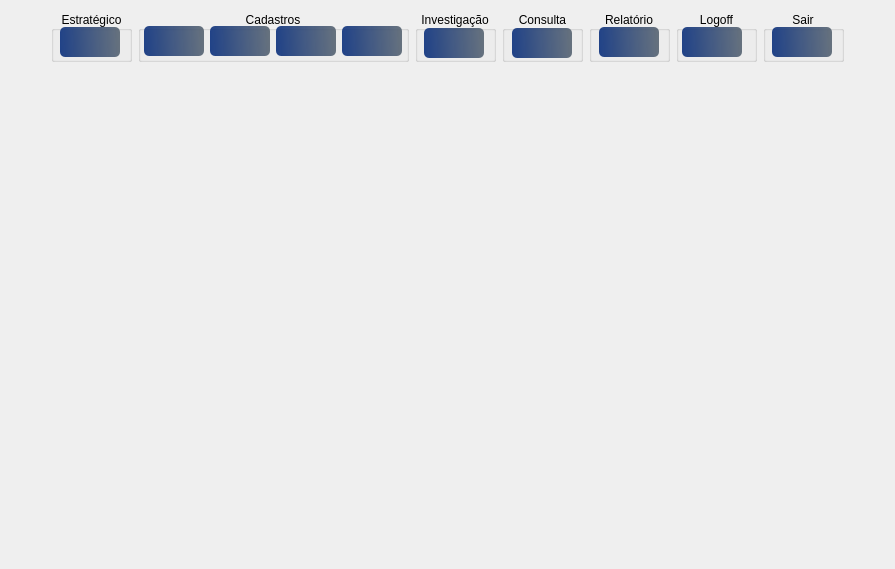
     <widget class="QWidget" name="page_6">
      <layout class="QGridLayout" name="gridLayout_11">
       <item row="0" column="0">
        <layout class="QVBoxLayout" name="verticalLayout_7">
         <item>
          <layout class="QHBoxLayout" name="horizontalLayout_12">
           <item>
            <spacer name="horizontalSpacer_20">
             <property name="orientation">
              <enum>Qt::Horizontal</enum>
             </property>
             <property name="sizeHint" stdset="0">
              <size>
               <width>40</width>
               <height>20</height>
              </size>
             </property>
            </spacer>
           </item>
           <item>
            <layout class="QHBoxLayout" name="horizontalLayout_7">
             <item>
              <widget class="QGroupBox" name="groupBox_5">
               <property name="minimumSize">
                <size>
                 <width>81</width>
                 <height>51</height>
                </size>
               </property>
               <property name="maximumSize">
                <size>
                 <width>81</width>
                 <height>51</height>
                </size>
               </property>
               <property name="title">
                <string>Estratégico</string>
               </property>
               <property name="alignment">
                <set>Qt::AlignCenter</set>
               </property>
               <widget class="QPushButton" name="btn_dashboard">
                <property name="geometry">
                 <rect>
                  <x>9</x>
                  <y>16</y>
                  <width>60</width>
                  <height>30</height>
                 </rect>
                </property>
                <property name="minimumSize">
                 <size>
                  <width>60</width>
                  <height>30</height>
                 </size>
                </property>
                <property name="maximumSize">
                 <size>
                  <width>60</width>
                  <height>30</height>
                 </size>
                </property>
                <property name="font">
                 <font>
                  <family>Reem Kufi</family>
                  <bold>false</bold>
                 </font>
                </property>
                <property name="toolTip">
                 <string>&lt;html&gt;&lt;head/&gt;&lt;body&gt;&lt;p align=&quot;center&quot;&gt;&lt;span style=&quot; font-size:7pt;&quot;&gt;GERENCIAMENTO DE INFORMAÇÕES&lt;/span&gt;&lt;/p&gt;&lt;/body&gt;&lt;/html&gt;</string>
                </property>
                <property name="statusTip">
                 <string/>
                </property>
                <property name="styleSheet">
                 <string notr="true">QPushButton#btn_dashboard{
	background-color: qlineargradient(spread:pad, x1:0, y1:0.505682, x2:1, y2:0.477, stop:0 rgba(0, 39,119, 219), stop:1 rgba(85, 98, 112, 226));
	color:rgba(255, 255, 255, 210);
	border-radius: 5px;
}
QPushButton#btn_dashboard:hover{
	background-color: qlineargradient(spread:pad, x1:0, y1:0.505682,x2:1,y2:0.477, stop:0 rgba(150, 123, 111, 219), stop:1 rgba(85, 81, 84, 226));
}
QPushButton#btn_dashboard:pressed{
	padding-left:5px;
	padding -top:5px;
	background-color:rgba(150, 123, 111, 255);
}</string>
                </property>
                <property name="text">
                 <string extracomment="Dashboard"/>
                </property>
                <property name="icon">
                 <iconset resource="../FNEA/image/Icones/Outros.qrc">
                  <normaloff>:/Imagem/dashboard (1).png</normaloff>:/Imagem/dashboard (1).png</iconset>
                </property>
                <property name="iconSize">
                 <size>
                  <width>24</width>
                  <height>24</height>
                 </size>
                </property>
               </widget>
              </widget>
             </item>
             <item>
              <widget class="QGroupBox" name="groupBox_6">
               <property name="minimumSize">
                <size>
                 <width>271</width>
                 <height>51</height>
                </size>
               </property>
               <property name="maximumSize">
                <size>
                 <width>271</width>
                 <height>51</height>
                </size>
               </property>
               <property name="title">
                <string>Cadastros</string>
               </property>
               <property name="alignment">
                <set>Qt::AlignCenter</set>
               </property>
               <widget class="QWidget" name="layoutWidget_3">
                <property name="geometry">
                 <rect>
                  <x>6</x>
                  <y>14</y>
                  <width>260</width>
                  <height>32</height>
                 </rect>
                </property>
                <layout class="QHBoxLayout" name="horizontalLayout_27">
                 <item>
                  <widget class="QPushButton" name="btn_notifica">
                   <property name="minimumSize">
                    <size>
                     <width>60</width>
                     <height>30</height>
                    </size>
                   </property>
                   <property name="maximumSize">
                    <size>
                     <width>60</width>
                     <height>30</height>
                    </size>
                   </property>
                   <property name="font">
                    <font>
                     <family>Reem Kufi</family>
                     <pointsize>8</pointsize>
                     <bold>false</bold>
                    </font>
                   </property>
                   <property name="toolTip">
                    <string>&lt;html&gt;&lt;head/&gt;&lt;body&gt;&lt;p align=&quot;center&quot;&gt;&lt;span style=&quot; font-size:7pt;&quot;&gt;FORMULÁRIO DE NOTIFICAÇÃO&lt;/span&gt;&lt;/p&gt;&lt;/body&gt;&lt;/html&gt;</string>
                   </property>
                   <property name="styleSheet">
                    <string notr="true">QPushButton#btn_notifica{
	background-color: qlineargradient(spread:pad, x1:0, y1:0.505682, x2:1, y2:0.477, stop:0 rgba(0, 39,119, 219), stop:1 rgba(85, 98, 112, 226));
	color:rgba(255, 255, 255, 210);
	border-radius: 5px;
}
QPushButton#btn_notifica:hover{
	background-color: qlineargradient(spread:pad, x1:0, y1:0.505682,x2:1,y2:0.477, stop:0 rgba(150, 123, 111, 219), stop:1 rgba(85, 81, 84, 226));
}
QPushButton#btn_notifica:pressed{
	padding-left:5px;
	padding -top:5px;
	background-color:rgba(150, 123, 111, 255);
}</string>
                   </property>
                   <property name="text">
                    <string/>
                   </property>
                   <property name="icon">
                    <iconset resource="../FNEA/image/Icones/Outros.qrc">
                     <normaloff>:/Imagem/prancheta.png</normaloff>:/Imagem/prancheta.png</iconset>
                   </property>
                   <property name="iconSize">
                    <size>
                     <width>24</width>
                     <height>24</height>
                    </size>
                   </property>
                  </widget>
                 </item>
                 <item>
                  <widget class="QPushButton" name="btn_usuarios">
                   <property name="minimumSize">
                    <size>
                     <width>60</width>
                     <height>30</height>
                    </size>
                   </property>
                   <property name="maximumSize">
                    <size>
                     <width>60</width>
                     <height>30</height>
                    </size>
                   </property>
                   <property name="font">
                    <font>
                     <family>Reem Kufi</family>
                     <pointsize>8</pointsize>
                     <bold>false</bold>
                    </font>
                   </property>
                   <property name="styleSheet">
                    <string notr="true">QPushButton#btn_usuarios{
	background-color: qlineargradient(spread:pad, x1:0, y1:0.505682, x2:1, y2:0.477, stop:0 rgba(0, 39,119, 219), stop:1 rgba(85, 98, 112, 226));
	color:rgba(255, 255, 255, 210);
	border-radius: 5px;
}
QPushButton#btn_usuarios:hover{
	background-color: qlineargradient(spread:pad, x1:0, y1:0.505682,x2:1,y2:0.477, stop:0 rgba(150, 123, 111, 219), stop:1 rgba(85, 81, 84, 226));
}
QPushButton#btn_usuarios:pressed{
	padding-left:5px;
	padding -top:5px;
	background-color:rgba(150, 123, 111, 255);
}</string>
                   </property>
                   <property name="text">
                    <string/>
                   </property>
                   <property name="icon">
                    <iconset resource="../FNEA/image/Icones/Outros.qrc">
                     <normaloff>:/Imagem/password.png</normaloff>:/Imagem/password.png</iconset>
                   </property>
                   <property name="iconSize">
                    <size>
                     <width>24</width>
                     <height>24</height>
                    </size>
                   </property>
                  </widget>
                 </item>
                 <item>
                  <widget class="QPushButton" name="btn_setor">
                   <property name="minimumSize">
                    <size>
                     <width>60</width>
                     <height>30</height>
                    </size>
                   </property>
                   <property name="maximumSize">
                    <size>
                     <width>60</width>
                     <height>30</height>
                    </size>
                   </property>
                   <property name="font">
                    <font>
                     <family>Reem Kufi</family>
                     <pointsize>8</pointsize>
                     <bold>false</bold>
                    </font>
                   </property>
                   <property name="styleSheet">
                    <string notr="true">QPushButton#btn_setor{
	background-color: qlineargradient(spread:pad, x1:0, y1:0.505682, x2:1, y2:0.477, stop:0 rgba(0, 39,119, 219), stop:1 rgba(85, 98, 112, 226));
	color:rgba(255, 255, 255, 210);
	border-radius: 5px;
}
QPushButton#btn_setor:hover{
	background-color: qlineargradient(spread:pad, x1:0, y1:0.505682,x2:1,y2:0.477, stop:0 rgba(150, 123, 111, 219), stop:1 rgba(85, 81, 84, 226));
}
QPushButton#btn_setor:pressed{
	padding-left:5px;
	padding -top:5px;
	background-color:rgba(150, 123, 111, 255);
}</string>
                   </property>
                   <property name="text">
                    <string/>
                   </property>
                   <property name="icon">
                    <iconset resource="../FNEA/image/Icones/Outros.qrc">
                     <normaloff>:/Imagem/grafico-de-setores.png</normaloff>:/Imagem/grafico-de-setores.png</iconset>
                   </property>
                   <property name="iconSize">
                    <size>
                     <width>24</width>
                     <height>24</height>
                    </size>
                   </property>
                  </widget>
                 </item>
                 <item>
                  <widget class="QPushButton" name="btn_email">
                   <property name="minimumSize">
                    <size>
                     <width>60</width>
                     <height>30</height>
                    </size>
                   </property>
                   <property name="maximumSize">
                    <size>
                     <width>60</width>
                     <height>30</height>
                    </size>
                   </property>
                   <property name="font">
                    <font>
                     <family>Reem Kufi</family>
                     <pointsize>8</pointsize>
                     <bold>false</bold>
                    </font>
                   </property>
                   <property name="styleSheet">
                    <string notr="true">QPushButton#btn_email{
	background-color: qlineargradient(spread:pad, x1:0, y1:0.505682, x2:1, y2:0.477, stop:0 rgba(0, 39,119, 219), stop:1 rgba(85, 98, 112, 226));
	color:rgba(255, 255, 255, 210);
	border-radius: 5px;
}
QPushButton#btn_email:hover{
	background-color: qlineargradient(spread:pad, x1:0, y1:0.505682,x2:1,y2:0.477, stop:0 rgba(150, 123, 111, 219), stop:1 rgba(85, 81, 84, 226));
}
QPushButton#btn_email:pressed{
	padding-left:5px;
	padding -top:5px;
	background-color:rgba(150, 123, 111, 255);
}</string>
                   </property>
                   <property name="text">
                    <string/>
                   </property>
                   <property name="icon">
                    <iconset resource="../FNEA/image/Icones/Outros.qrc">
                     <normaloff>:/Imagem/marketing-de-email (1).png</normaloff>:/Imagem/marketing-de-email (1).png</iconset>
                   </property>
                   <property name="iconSize">
                    <size>
                     <width>24</width>
                     <height>24</height>
                    </size>
                   </property>
                  </widget>
                 </item>
                </layout>
               </widget>
              </widget>
             </item>
             <item>
              <widget class="QGroupBox" name="groupBox_7">
               <property name="minimumSize">
                <size>
                 <width>81</width>
                 <height>51</height>
                </size>
               </property>
               <property name="maximumSize">
                <size>
                 <width>81</width>
                 <height>51</height>
                </size>
               </property>
               <property name="title">
                <string>Investigação</string>
               </property>
               <property name="alignment">
                <set>Qt::AlignCenter</set>
               </property>
               <widget class="QPushButton" name="btn_investigar">
                <property name="enabled">
                 <bool>true</bool>
                </property>
                <property name="geometry">
                 <rect>
                  <x>9</x>
                  <y>17</y>
                  <width>60</width>
                  <height>30</height>
                 </rect>
                </property>
                <property name="minimumSize">
                 <size>
                  <width>60</width>
                  <height>30</height>
                 </size>
                </property>
                <property name="maximumSize">
                 <size>
                  <width>60</width>
                  <height>30</height>
                 </size>
                </property>
                <property name="font">
                 <font>
                  <family>Reem Kufi</family>
                  <pointsize>8</pointsize>
                  <bold>false</bold>
                 </font>
                </property>
                <property name="toolTip">
                 <string>&lt;html&gt;&lt;head/&gt;&lt;body&gt;&lt;p align=&quot;center&quot;&gt;&lt;span style=&quot; font-size:7pt;&quot;&gt;FORMULÁRIO DE INVESTIGAÇÃO&lt;/span&gt;&lt;/p&gt;&lt;/body&gt;&lt;/html&gt;</string>
                </property>
                <property name="styleSheet">
                 <string notr="true">QPushButton#btn_investigar{
	background-color: qlineargradient(spread:pad, x1:0, y1:0.505682, x2:1, y2:0.477, stop:0 rgba(0, 39,119, 219), stop:1 rgba(85, 98, 112, 226));
	color:rgba(255, 255, 255, 210);
	border-radius: 5px;
}
QPushButton#btn_investigar:hover{
	background-color: qlineargradient(spread:pad, x1:0, y1:0.505682,x2:1,y2:0.477, stop:0 rgba(150, 123, 111, 219), stop:1 rgba(85, 81, 84, 226));
}
QPushButton#btn_investigar:pressed{
	padding-left:5px;
	padding -top:5px;
	background-color:rgba(150, 123, 111, 255);
}</string>
                </property>
                <property name="text">
                 <string/>
                </property>
                <property name="icon">
                 <iconset resource="../FNEA/image/Icones/Outros.qrc">
                  <normaloff>:/Imagem/investigacao.png</normaloff>:/Imagem/investigacao.png</iconset>
                </property>
                <property name="iconSize">
                 <size>
                  <width>24</width>
                  <height>24</height>
                 </size>
                </property>
                <property name="default">
                 <bool>false</bool>
                </property>
               </widget>
              </widget>
             </item>
             <item>
              <widget class="QGroupBox" name="groupBox_8">
               <property name="minimumSize">
                <size>
                 <width>81</width>
                 <height>51</height>
                </size>
               </property>
               <property name="maximumSize">
                <size>
                 <width>81</width>
                 <height>51</height>
                </size>
               </property>
               <property name="title">
                <string>Consulta</string>
               </property>
               <property name="alignment">
                <set>Qt::AlignCenter</set>
               </property>
               <widget class="QPushButton" name="btn_consultar">
                <property name="geometry">
                 <rect>
                  <x>10</x>
                  <y>17</y>
                  <width>60</width>
                  <height>30</height>
                 </rect>
                </property>
                <property name="minimumSize">
                 <size>
                  <width>60</width>
                  <height>30</height>
                 </size>
                </property>
                <property name="maximumSize">
                 <size>
                  <width>60</width>
                  <height>30</height>
                 </size>
                </property>
                <property name="font">
                 <font>
                  <family>Reem Kufi</family>
                  <pointsize>8</pointsize>
                  <bold>false</bold>
                 </font>
                </property>
                <property name="toolTip">
                 <string>&lt;html&gt;&lt;head/&gt;&lt;body&gt;&lt;p align=&quot;center&quot;&gt;&lt;span style=&quot; font-size:7pt;&quot;&gt;CONSULTA DE NOTIFICAÇÃO&lt;/span&gt;&lt;/p&gt;&lt;/body&gt;&lt;/html&gt;</string>
                </property>
                <property name="styleSheet">
                 <string notr="true">QPushButton#btn_consultar{
	background-color: qlineargradient(spread:pad, x1:0, y1:0.505682, x2:1, y2:0.477, stop:0 rgba(0, 39,119, 219), stop:1 rgba(85, 98, 112, 226));
	color:rgba(255, 255, 255, 210);
	border-radius: 5px;
}
QPushButton#btn_consultar:hover{
	background-color: qlineargradient(spread:pad, x1:0, y1:0.505682,x2:1,y2:0.477, stop:0 rgba(150, 123, 111, 219), stop:1 rgba(85, 81, 84, 226));
}
QPushButton#btn_consultar:pressed{
	padding-left:5px;
	padding -top:5px;
	background-color:rgba(150, 123, 111, 255);
}</string>
                </property>
                <property name="text">
                 <string/>
                </property>
                <property name="icon">
                 <iconset resource="../FNEA/image/Icones/Outros.qrc">
                  <normaloff>:/Imagem/pesquisa-de-dados (1).png</normaloff>:/Imagem/pesquisa-de-dados (1).png</iconset>
                </property>
                <property name="iconSize">
                 <size>
                  <width>24</width>
                  <height>24</height>
                 </size>
                </property>
               </widget>
              </widget>
             </item>
             <item>
              <widget class="QGroupBox" name="groupBox_9">
               <property name="minimumSize">
                <size>
                 <width>81</width>
                 <height>51</height>
                </size>
               </property>
               <property name="maximumSize">
                <size>
                 <width>81</width>
                 <height>51</height>
                </size>
               </property>
               <property name="title">
                <string>Relatório</string>
               </property>
               <property name="alignment">
                <set>Qt::AlignCenter</set>
               </property>
               <widget class="QPushButton" name="btn_relatorio_2">
                <property name="enabled">
                 <bool>true</bool>
                </property>
                <property name="geometry">
                 <rect>
                  <x>10</x>
                  <y>16</y>
                  <width>60</width>
                  <height>30</height>
                 </rect>
                </property>
                <property name="minimumSize">
                 <size>
                  <width>60</width>
                  <height>30</height>
                 </size>
                </property>
                <property name="maximumSize">
                 <size>
                  <width>60</width>
                  <height>30</height>
                 </size>
                </property>
                <property name="font">
                 <font>
                  <family>Reem Kufi</family>
                  <pointsize>8</pointsize>
                  <bold>false</bold>
                 </font>
                </property>
                <property name="styleSheet">
                 <string notr="true">QPushButton#btn_relatorio_2{
	background-color: qlineargradient(spread:pad, x1:0, y1:0.505682, x2:1, y2:0.477, stop:0 rgba(0, 39,119, 219), stop:1 rgba(85, 98, 112, 226));
	color:rgba(255, 255, 255, 210);
	border-radius: 5px;
}
QPushButton#btn_relatorio_2:hover{
	background-color: qlineargradient(spread:pad, x1:0, y1:0.505682,x2:1,y2:0.477, stop:0 rgba(150, 123, 111, 219), stop:1 rgba(85, 81, 84, 226));
}
QPushButton#btn_relatorio_2:pressed{
	padding-left:5px;
	padding -top:5px;
	background-color:rgba(150, 123, 111, 255);
}</string>
                </property>
                <property name="text">
                 <string/>
                </property>
                <property name="icon">
                 <iconset resource="../FNEA/image/Icones/Outros.qrc">
                  <normaloff>:/Imagem/relatorio-de-negocios.png</normaloff>:/Imagem/relatorio-de-negocios.png</iconset>
                </property>
                <property name="iconSize">
                 <size>
                  <width>24</width>
                  <height>24</height>
                 </size>
                </property>
               </widget>
              </widget>
             </item>
             <item>
              <layout class="QHBoxLayout" name="horizontalLayout_32">
               <item>
                <widget class="QGroupBox" name="groupBox_10">
                 <property name="minimumSize">
                  <size>
                   <width>81</width>
                   <height>51</height>
                  </size>
                 </property>
                 <property name="maximumSize">
                  <size>
                   <width>81</width>
                   <height>51</height>
                  </size>
                 </property>
                 <property name="title">
                  <string>Logoff</string>
                 </property>
                 <property name="alignment">
                  <set>Qt::AlignCenter</set>
                 </property>
                 <widget class="QPushButton" name="btn_logoff">
                  <property name="geometry">
                   <rect>
                    <x>6</x>
                    <y>16</y>
                    <width>60</width>
                    <height>30</height>
                   </rect>
                  </property>
                  <property name="minimumSize">
                   <size>
                    <width>60</width>
                    <height>30</height>
                   </size>
                  </property>
                  <property name="maximumSize">
                   <size>
                    <width>60</width>
                    <height>30</height>
                   </size>
                  </property>
                  <property name="font">
                   <font>
                    <family>Reem Kufi</family>
                    <pointsize>8</pointsize>
                    <bold>false</bold>
                   </font>
                  </property>
                  <property name="styleSheet">
                   <string notr="true">QPushButton#btn_logoff{
	background-color: qlineargradient(spread:pad, x1:0, y1:0.505682, x2:1, y2:0.477, stop:0 rgba(0, 39,119, 219), stop:1 rgba(85, 98, 112, 226));
	color:rgba(255, 255, 255, 210);
	border-radius: 5px;
}
QPushButton#btn_logoff:hover{
	background-color: qlineargradient(spread:pad, x1:0, y1:0.505682,x2:1,y2:0.477, stop:0 rgba(150, 123, 111, 219), stop:1 rgba(85, 81, 84, 226));
}
QPushButton#btn_logoff:pressed{
	padding-left:5px;
	padding -top:5px;
	background-color:rgba(150, 123, 111, 255);
}</string>
                  </property>
                  <property name="text">
                   <string/>
                  </property>
                  <property name="icon">
                   <iconset resource="../FNEA/image/Icones/Outros.qrc">
                    <normaloff>:/Imagem/check-out.png</normaloff>:/Imagem/check-out.png</iconset>
                  </property>
                  <property name="iconSize">
                   <size>
                    <width>24</width>
                    <height>24</height>
                   </size>
                  </property>
                 </widget>
                </widget>
               </item>
               <item>
                <widget class="QGroupBox" name="groupBox_11">
                 <property name="minimumSize">
                  <size>
                   <width>81</width>
                   <height>51</height>
                  </size>
                 </property>
                 <property name="maximumSize">
                  <size>
                   <width>81</width>
                   <height>51</height>
                  </size>
                 </property>
                 <property name="title">
                  <string>Sair</string>
                 </property>
                 <property name="alignment">
                  <set>Qt::AlignCenter</set>
                 </property>
                 <widget class="QPushButton" name="btn_sairApp">
                  <property name="geometry">
                   <rect>
                    <x>9</x>
                    <y>16</y>
                    <width>60</width>
                    <height>30</height>
                   </rect>
                  </property>
                  <property name="minimumSize">
                   <size>
                    <width>60</width>
                    <height>30</height>
                   </size>
                  </property>
                  <property name="maximumSize">
                   <size>
                    <width>60</width>
                    <height>30</height>
                   </size>
                  </property>
                  <property name="font">
                   <font>
                    <family>Reem Kufi</family>
                    <pointsize>8</pointsize>
                    <bold>false</bold>
                   </font>
                  </property>
                  <property name="styleSheet">
                   <string notr="true">QPushButton#btn_sairApp{
	background-color: qlineargradient(spread:pad, x1:0, y1:0.505682, x2:1, y2:0.477, stop:0 rgba(0, 39,119, 219), stop:1 rgba(85, 98, 112, 226));
	color:rgba(255, 255, 255, 210);
	border-radius: 5px;
}
QPushButton#btn_sairApp:hover{
	background-color: qlineargradient(spread:pad, x1:0, y1:0.505682,x2:1,y2:0.477, stop:0 rgba(150, 123, 111, 219), stop:1 rgba(85, 81, 84, 226));
}
QPushButton#btn_sairApp:pressed{
	padding-left:5px;
	padding -top:5px;
	background-color:rgba(150, 123, 111, 255);
}</string>
                  </property>
                  <property name="text">
                   <string/>
                  </property>
                  <property name="icon">
                   <iconset resource="../FNEA/image/Icones/Outros.qrc">
                    <normaloff>:/Imagem/remover (1).png</normaloff>:/Imagem/remover (1).png</iconset>
                  </property>
                  <property name="iconSize">
                   <size>
                    <width>24</width>
                    <height>24</height>
                   </size>
                  </property>
                 </widget>
                </widget>
               </item>
              </layout>
             </item>
            </layout>
           </item>
           <item>
            <spacer name="horizontalSpacer_14">
             <property name="orientation">
              <enum>Qt::Horizontal</enum>
             </property>
             <property name="sizeHint" stdset="0">
              <size>
               <width>40</width>
               <height>20</height>
              </size>
             </property>
            </spacer>
           </item>
          </layout>
         </item>
         <item>
          <layout class="QHBoxLayout" name="horizontalLayout_6">
           <item>
            <spacer name="horizontalSpacer_17">
             <property name="orientation">
              <enum>Qt::Horizontal</enum>
             </property>
             <property name="sizeHint" stdset="0">
              <size>
               <width>40</width>
               <height>20</height>
              </size>
             </property>
            </spacer>
           </item>
           <item>
            <widget class="QLabel" name="label_2">
             <property name="minimumSize">
              <size>
               <width>780</width>
               <height>490</height>
              </size>
             </property>
             <property name="styleSheet">
              <string notr="true">image: url(:/Imagem/FNEA.jpg);</string>
             </property>
             <property name="text">
              <string/>
             </property>
            </widget>
           </item>
           <item>
            <spacer name="horizontalSpacer_18">
             <property name="orientation">
              <enum>Qt::Horizontal</enum>
             </property>
             <property name="sizeHint" stdset="0">
              <size>
               <width>40</width>
               <height>20</height>
              </size>
             </property>
            </spacer>
           </item>
          </layout>
         </item>
        </layout>
       </item>
      </layout>
     </widget>
